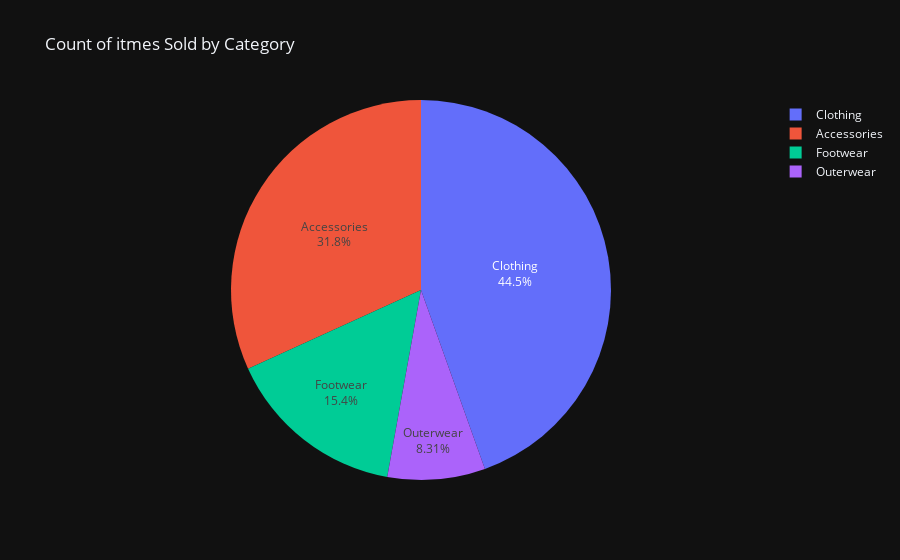

Source (notebook cell):
### Code cell
iplot(px.pie(values=df_Category,
             names=['Clothing','Accessories','Footwear','Outerwear'],
             template='plotly_dark',
             title='Count of itmes Sold by Category',
).update_traces(textinfo='label+percent'))

### Figure 1 — Plotly figure (JSON) as saved in the notebook; plotly's stock layout.template omitted (floating-point values rounded to 4 significant figures)
{"data": [{"domain": {"x": [0, 1], "y": [0, 1]}, "hovertemplate": "label=%{label}<br>value=%{value}<extra></extra>", "labels": ["Clothing", "Accessories", "Footwear", "Outerwear"], "legendgroup": "", "name": "", "showlegend": true, "textinfo": "label+percent", "type": "pie", "values": [1737, 1240, 599, 324]}], "layout": {"legend": {"tracegroupgap": 0}, "title": {"text": "Count of itmes Sold by Category"}}}
